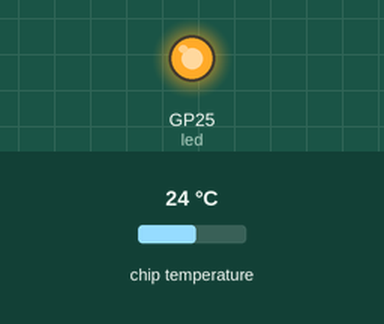
The program below on a simulated Raspberry Pi Pico running MicroPython. Parts: output pins drawn as LEDs (lit = HIGH). The test bench sets the inputs (shaded band); at power-on: chip temperature 24 °C. What the program prints to the serial console is not drawn.

Above: at 1.6 s.
1.7 s: chip temperature set to 34 °C
At 2.3 s:
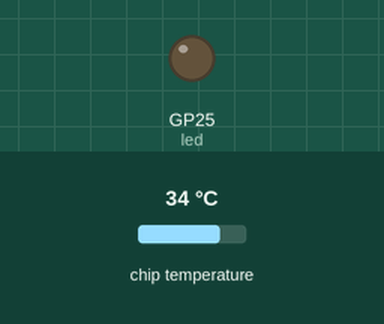
4.7 s: chip temperature set to 1 °C
At 5.4 s:
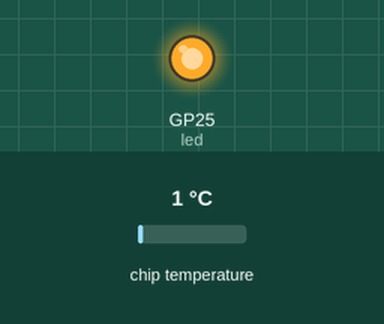
6.2 s: chip temperature set to 44 °C
9.2 s: chip temperature set to 11 °C
At 10.0 s:
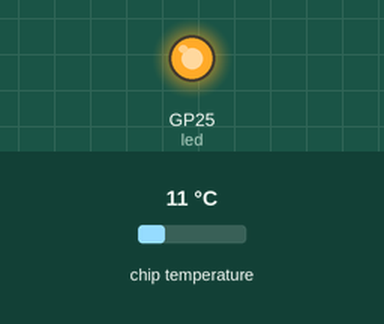
Timing chart, 0 to 11.7 s (numbered marks = the images above; inputs shaded):
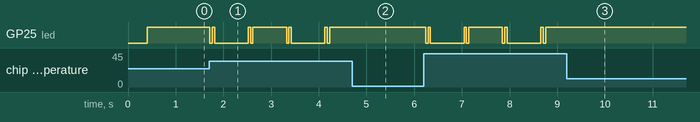

Measured:
- after the input at 4.7 s, GP25 (led): stops changing and stays HIGH
- after the input at 9.2 s, GP25 (led): stops changing and stays HIGH

The program:

main.py
```python
"""
STELLARAPP // FIRMWARE PICO W (CALIBRADO Y ESTABLE - USB SERIAL)
Exclusivo por Puerto Serie USB (COM6 @ 115200 baudios).
Sin alertas fantasma. Filtrado estocastico de Kalman estable.
"""
import machine
import time
import json
import gc

# 1. Asegurar Wi-Fi completamente apagado
try:
    import network
    wlan = network.WLAN(network.STA_IF)
    wlan.disconnect()
    wlan.active(False)
    ap = network.WLAN(network.AP_IF)
    ap.active(False)
except Exception:
    pass

# 2. Configuración de Hardware
led = machine.Pin("LED", machine.Pin.OUT)
sensor_temp = machine.ADC(4)  # Sensor de silicio interno RP2040
conversion_factor = 3.3 / 65535

# 3. Filtro de Kalman Embebido
class MicroKalman:
    def __init__(self, q=0.008, r=0.35):
        self.q = q      # Varianza de proceso baja (estable)
        self.r = r      # Varianza de medición
        self.x = 21.0   # Concentración O2 base (21.0%)
        self.p = 1.0
        self.k = 0.167

    def update(self, measurement):
        self.p = self.p + self.q
        self.k = self.p / (self.p + self.r)
        self.x = self.x + self.k * (measurement - self.x)
        self.p = (1.0 - self.k) * self.p
        return self.x, self.k

kalman = MicroKalman()

def read_stable_temp():
    """Promedia 20 muestras ADC para eliminar ruido eléctrico."""
    total = 0
    for _ in range(20):
        total += sensor_temp.read_u16()
        time.sleep_us(80)
    raw_v = (total / 20.0) * conversion_factor
    # Formula oficial RP2040: T = 27 - (V - 0.706) / 0.001721
    return 27.0 - (raw_v - 0.706) / 0.001721

# Calibración inicial de línea base (reposo en temperatura ambiente)
time.sleep(0.3)
samples = [read_stable_temp() for _ in range(15)]
temp_baseline = sum(samples) / len(samples)

led.value(1) # LED fijo: Estado Nominal
print(json.dumps({"ready": True, "mode": "USB_SERIAL_CALIBRATED", "baseline": round(temp_baseline, 1)}))

loop_count = 0

while True:
    try:
        loop_count += 1
        gc.collect()

        real_temp = read_stable_temp()

        # Adaptar línea base solo si no hay calentamiento intencional
        # (se adapta lentamente a cambios lentos de temperatura ambiente)
        if real_temp < temp_baseline:
            temp_baseline = 0.95 * temp_baseline + 0.05 * real_temp
        elif (real_temp - temp_baseline) < 0.6:
            temp_baseline = 0.98 * temp_baseline + 0.02 * real_temp

        # Incremento térmico real sobre el reposo
        delta = max(0.0, real_temp - temp_baseline)

        # Estados con umbrales calibrados:
        # Reposo: delta < 1.2 °C -> NOMINAL
        # Contacto pulgar moderado: delta >= 1.2 °C -> ALERTA
        # Contacto pulgar prolongado o conato: delta >= 2.8 °C o temp >= 43.5 °C -> CRÍTICO
        if delta >= 2.8 or real_temp >= 43.5:
            status = "CRITICO // EVACUACION"
            target_o2 = min(34.0, 21.0 + (delta * 3.2))
            display_temp = min(52.0, real_temp + delta * 1.5)
            # Parpadeo rápido de alarma en LED
            for _ in range(3):
                led.toggle()
                time.sleep(0.05)
        elif delta >= 1.2:
            status = "ALERTA TERMICA"
            target_o2 = 21.0 + (delta * 2.0)
            display_temp = real_temp + delta * 1.0
            led.toggle()
            time.sleep(0.12)
        else:
            status = "NOMINAL"
            target_o2 = 21.0
            display_temp = real_temp
            led.value(1)

        # Filtrado de O2 con algoritmo estocástico de Kalman
        o2_kalman, k_gain = kalman.update(target_o2)

        # Estimación de CO nominal o proporcional al fuego
        if status == "NOMINAL":
            co_ppm = 22.0
        else:
            co_ppm = max(22.0, round(22.0 + (o2_kalman - 21.0) * 8.5, 1))

        telemetry = {
            "device": "Raspberry Pi Pico W",
            "chip_temp_c": round(display_temp, 1),
            "real_temp_c": round(real_temp, 2),
            "delta_temp": round(delta, 2),
            "o2_raw": round(target_o2, 1),
            "o2_kalman": round(o2_kalman, 2),
            "co_ppm": co_ppm,
            "k_gain": round(k_gain, 3),
            "status": status
        }

        # Transmitir por puerto USB Serial
        print(json.dumps(telemetry))

        time.sleep(0.65)

    except Exception as err:
        time.sleep(0.5)
```
